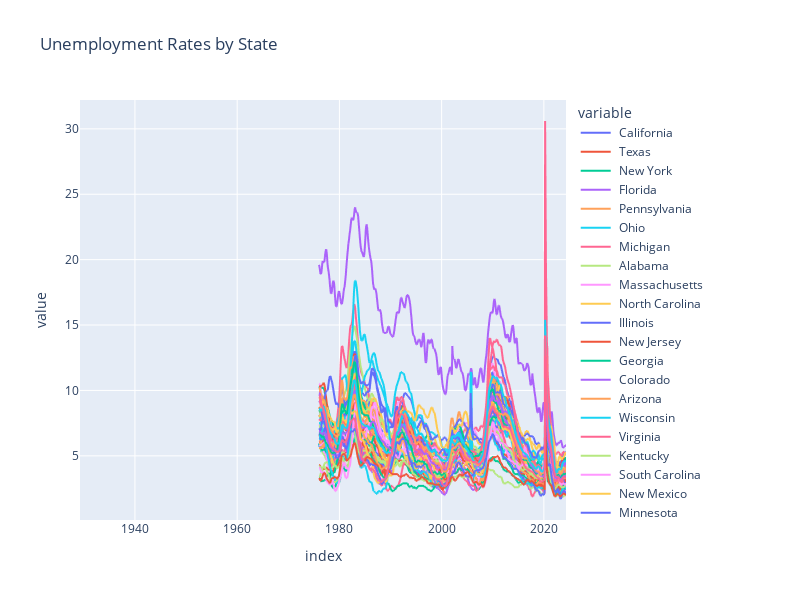

Notebook code for this chart:
### Code cell
# Create the line plot with custom size
fig = px.line(unemp_states, 
              title='Unemployment Rates by State',  # Adding a title for clarity
              width=800,  # Set the width of the figure
              height=600)  # Set the height of the figure


# Show the plot
fig.show()

### Figure 1 — Plotly figure (JSON) as saved in the notebook; plotly's stock layout.template omitted (floating-point values rounded to 4 significant figures; data arrays with more than 128 entries replaced by an {"elided": "..."} marker saying what was removed)
{"data": [{"hovertemplate": "variable= California<br>index=%{x}<br>value=%{y}<extra></extra>", "legendgroup": " California", "line": {"color": "#636efa", "dash": "solid"}, "marker": {"symbol": "circle"}, "mode": "lines", "name": " California", "showlegend": true, "type": "scattergl", "x": {"elided": "1130 str values"}, "xaxis": "x", "y": {"elided": "1130 float values"}, "yaxis": "y"}, {"hovertemplate": "variable= Texas<br>index=%{x}<br>value=%{y}<extra></extra>", "legendgroup": " Texas", "line": {"color": "#EF553B", "dash": "solid"}, "marker": {"symbol": "circle"}, "mode": "lines", "name": " Texas", "showlegend": true, "type": "scattergl", "x": {"elided": "1130 str values"}, "xaxis": "x", "y": {"elided": "1130 float values"}, "yaxis": "y"}, {"hovertemplate": "variable= New York<br>index=%{x}<br>value=%{y}<extra></extra>", "legendgroup": " New York", "line": {"color": "#00cc96", "dash": "solid"}, "marker": {"symbol": "circle"}, "mode": "lines", "name": " New York", "showlegend": true, "type": "scattergl", "x": {"elided": "1130 str values"}, "xaxis": "x", "y": {"elided": "1130 float values"}, "yaxis": "y"}, {"hovertemplate": "variable= Florida<br>index=%{x}<br>value=%{y}<extra></extra>", "legendgroup": " Florida", "line": {"color": "#ab63fa", "dash": "solid"}, "marker": {"symbol": "circle"}, "mode": "lines", "name": " Florida", "showlegend": true, "type": "scattergl", "x": {"elided": "1130 str values"}, "xaxis": "x", "y": {"elided": "1130 float values"}, "yaxis": "y"}, {"hovertemplate": "variable= Pennsylvania<br>index=%{x}<br>value=%{y}<extra></extra>", "legendgroup": " Pennsylvania", "line": {"color": "#FFA15A", "dash": "solid"}, "marker": {"symbol": "circle"}, "mode": "lines", "name": " Pennsylvania", "showlegend": true, "type": "scattergl", "x": {"elided": "1130 str values"}, "xaxis": "x", "y": {"elided": "1130 float values"}, "yaxis": "y"}, {"hovertemplate": "variable= Ohio<br>index=%{x}<br>value=%{y}<extra></extra>", "legendgroup": " Ohio", "line": {"color": "#19d3f3", "dash": "solid"}, "marker": {"symbol": "circle"}, "mode": "lines", "name": " Ohio", "showlegend": true, "type": "scattergl", "x": {"elided": "1130 str values"}, "xaxis": "x", "y": {"elided": "1130 float values"}, "yaxis": "y"}, {"hovertemplate": "variable= Michigan<br>index=%{x}<br>value=%{y}<extra></extra>", "legendgroup": " Michigan", "line": {"color": "#FF6692", "dash": "solid"}, "marker": {"symbol": "circle"}, "mode": "lines", "name": " Michigan", "showlegend": true, "type": "scattergl", "x": {"elided": "1130 str values"}, "xaxis": "x", "y": {"elided": "1130 float values"}, "yaxis": "y"}, {"hovertemplate": "variable= Alabama<br>index=%{x}<br>value=%{y}<extra></extra>", "legendgroup": " Alabama", "line": {"color": "#B6E880", "dash": "solid"}, "marker": {"symbol": "circle"}, "mode": "lines", "name": " Alabama", "showlegend": true, "type": "scattergl", "x": {"elided": "1130 str values"}, "xaxis": "x", "y": {"elided": "1130 float values"}, "yaxis": "y"}, {"hovertemplate": "variable= Massachusetts<br>index=%{x}<br>value=%{y}<extra></extra>", "legendgroup": " Massachusetts", "line": {"color": "#FF97FF", "dash": "solid"}, "marker": {"symbol": "circle"}, "mode": "lines", "name": " Massachusetts", "showlegend": true, "type": "scattergl", "x": {"elided": "1130 str values"}, "xaxis": "x", "y": {"elided": "1130 float values"}, "yaxis": "y"}, {"hovertemplate": "variable= North Carolina<br>index=%{x}<br>value=%{y}<extra></extra>", "legendgroup": " North Carolina", "line": {"color": "#FECB52", "dash": "solid"}, "marker": {"symbol": "circle"}, "mode": "lines", "name": " North Carolina", "showlegend": true, "type": "scattergl", "x": {"elided": "1130 str values"}, "xaxis": "x", "y": {"elided": "1130 float values"}, "yaxis": "y"}, {"hovertemplate": "variable= Illinois<br>index=%{x}<br>value=%{y}<extra></extra>", "legendgroup": " Illinois", "line": {"color": "#636efa", "dash": "solid"}, "marker": {"symbol": "circle"}, "mode": "lines", "name": " Illinois", "showlegend": true, "type": "scattergl", "x": {"elided": "1130 str values"}, "xaxis": "x", "y": {"elided": "1130 float values"}, "yaxis": "y"}, {"hovertemplate": "variable= New Jersey<br>index=%{x}<br>value=%{y}<extra></extra>", "legendgroup": " New Jersey", "line": {"color": "#EF553B", "dash": "solid"}, "marker": {"symbol": "circle"}, "mode": "lines", "name": " New Jersey", "showlegend": true, "type": "scattergl", "x": {"elided": "1130 str values"}, "xaxis": "x", "y": {"elided": "1130 float values"}, "yaxis": "y"}, {"hovertemplate": "variable= Georgia<br>index=%{x}<br>value=%{y}<extra></extra>", "legendgroup": " Georgia", "line": {"color": "#00cc96", "dash": "solid"}, "marker": {"symbol": "circle"}, "mode": "lines", "name": " Georgia", "showlegend": true, "type": "scattergl", "x": {"elided": "1130 str values"}, "xaxis": "x", "y": {"elided": "1130 float values"}, "yaxis": "y"}, {"hovertemplate": "variable= Colorado<br>index=%{x}<br>value=%{y}<extra></extra>", "legendgroup": " Colorado", "line": {"color": "#ab63fa", "dash": "solid"}, "marker": {"symbol": "circle"}, "mode": "lines", "name": " Colorado", "showlegend": true, "type": "scattergl", "x": {"elided": "1130 str values"}, "xaxis": "x", "y": {"elided": "1130 float values"}, "yaxis": "y"}, {"hovertemplate": "variable= Arizona<br>index=%{x}<br>value=%{y}<extra></extra>", "legendgroup": " Arizona", "line": {"color": "#FFA15A", "dash": "solid"}, "marker": {"symbol": "circle"}, "mode": "lines", "name": " Arizona", "showlegend": true, "type": "scattergl", "x": {"elided": "1130 str values"}, "xaxis": "x", "y": {"elided": "1130 float values"}, "yaxis": "y"}, {"hovertemplate": "variable= Wisconsin<br>index=%{x}<br>value=%{y}<extra></extra>", "legendgroup": " Wisconsin", "line": {"color": "#19d3f3", "dash": "solid"}, "marker": {"symbol": "circle"}, "mode": "lines", "name": " Wisconsin", "showlegend": true, "type": "scattergl", "x": {"elided": "1130 str values"}, "xaxis": "x", "y": {"elided": "1130 float values"}, "yaxis": "y"}, {"hovertemplate": "variable= Virginia<br>index=%{x}<br>value=%{y}<extra></extra>", "legendgroup": " Virginia", "line": {"color": "#FF6692", "dash": "solid"}, "marker": {"symbol": "circle"}, "mode": "lines", "name": " Virginia", "showlegend": true, "type": "scattergl", "x": {"elided": "1130 str values"}, "xaxis": "x", "y": {"elided": "1130 float values"}, "yaxis": "y"}, {"hovertemplate": "variable= Kentucky<br>index=%{x}<br>value=%{y}<extra></extra>", "legendgroup": " Kentucky", "line": {"color": "#B6E880", "dash": "solid"}, "marker": {"symbol": "circle"}, "mode": "lines", "name": " Kentucky", "showlegend": true, "type": "scattergl", "x": {"elided": "1130 str values"}, "xaxis": "x", "y": {"elided": "1130 float values"}, "yaxis": "y"}, {"hovertemplate": "variable= South Carolina<br>index=%{x}<br>value=%{y}<extra></extra>", "legendgroup": " South Carolina", "line": {"color": "#FF97FF", "dash": "solid"}, "marker": {"symbol": "circle"}, "mode": "lines", "name": " South Carolina", "showlegend": true, "type": "scattergl", "x": {"elided": "1130 str values"}, "xaxis": "x", "y": {"elided": "1130 float values"}, "yaxis": "y"}, {"hovertemplate": "variable= New Mexico<br>index=%{x}<br>value=%{y}<extra></extra>", "legendgroup": " New Mexico", "line": {"color": "#FECB52", "dash": "solid"}, "marker": {"symbol": "circle"}, "mode": "lines", "name": " New Mexico", "showlegend": true, "type": "scattergl", "x": {"elided": "1130 str values"}, "xaxis": "x", "y": {"elided": "1130 float values"}, "yaxis": "y"}, {"hovertemplate": "variable= Minnesota<br>index=%{x}<br>value=%{y}<extra></extra>", "legendgroup": " Minnesota", "line": {"color": "#636efa", "dash": "solid"}, "marker": {"symbol": "circle"}, "mode": "lines", "name": " Minnesota", "showlegend": true, "type": "scattergl", "x": {"elided": "1130 str values"}, "xaxis": "x", "y": {"elided": "1130 float values"}, "yaxis": "y"}, {"hovertemplate": "variable= Tennessee<br>index=%{x}<br>value=%{y}<extra></extra>", "legendgroup": " Tennessee", "line": {"color": "#EF553B", "dash": "solid"}, "marker": {"symbol": "circle"}, "mode": "lines", "name": " Tennessee", "showlegend": true, "type": "scattergl", "x": {"elided": "1130 str values"}, "xaxis": "x", "y": {"elided": "1130 float values"}, "yaxis": "y"}, {"hovertemplate": "variable= Washington<br>index=%{x}<br>value=%{y}<extra></extra>", "legendgroup": " Washington", "line": {"color": "#00cc96", "dash": "solid"}, "marker": {"symbol": "circle"}, "mode": "lines", "name": " Washington", "showlegend": true, "type": "scattergl", "x": {"elided": "1130 str values"}, "xaxis": "x", "y": {"elided": "1130 float values"}, "yaxis": "y"}, {"hovertemplate": "variable= Maryland<br>index=%{x}<br>value=%{y}<extra></extra>", "legendgroup": " Maryland", "line": {"color": "#ab63fa", "dash": "solid"}, "marker": {"symbol": "circle"}, "mode": "lines", "name": " Maryland", "showlegend": true, "type": "scattergl", "x": {"elided": "1130 str values"}, "xaxis": "x", "y": {"elided": "1130 float values"}, "yaxis": "y"}, {"hovertemplate": "variable= Oregon<br>index=%{x}<br>value=%{y}<extra></extra>", "legendgroup": " Oregon", "line": {"color": "#FFA15A", "dash": "solid"}, "marker": {"symbol": "circle"}, "mode": "lines", "name": " Oregon", "showlegend": true, "type": "scattergl", "x": {"elided": "1130 str values"}, "xaxis": "x", "y": {"elided": "1130 float values"}, "yaxis": "y"}, {"hovertemplate": "variable= West Virginia<br>index=%{x}<br>value=%{y}<extra></extra>", "legendgroup": " West Virginia", "line": {"color": "#19d3f3", "dash": "solid"}, "marker": {"symbol": "circle"}, "mode": "lines", "name": " West Virginia", "showlegend": true, "type": "scattergl", "x": {"elided": "1130 str values"}, "xaxis": "x", "y": {"elided": "1130 float values"}, "yaxis": "y"}, {"hovertemplate": "variable= Nevada<br>index=%{x}<br>value=%{y}<extra></extra>", "legendgroup": " Nevada", "line": {"color": "#FF6692", "dash": "solid"}, "marker": {"symbol": "circle"}, "mode": "lines", "name": " Nevada", "showlegend": true, "type": "scattergl", "x": {"elided": "1130 str values"}, "xaxis": "x", "y": {"elided": "1130 float values"}, "yaxis": "y"}, {"hovertemplate": "variable= Arkansas<br>index=%{x}<br>value=%{y}<extra></extra>", "legendgroup": " Arkansas", "line": {"color": "#B6E880", "dash": "solid"}, "marker": {"symbol": "circle"}, "mode": "lines", "name": " Arkansas", "showlegend": true, "type": "scattergl", "x": {"elided": "1130 str values"}, "xaxis": "x", "y": {"elided": "1130 float values"}, "yaxis": "y"}, {"hovertemplate": "variable= Oklahoma<br>index=%{x}<br>value=%{y}<extra></extra>", "legendgroup": " Oklahoma", "line": {"color": "#FF97FF", "dash": "solid"}, "marker": {"symbol": "circle"}, "mode": "lines", "name": " Oklahoma", "showlegend": true, "type": "scattergl", "x": {"elided": "1130 str values"}, "xaxis": "x", "y": {"elided": "1130 float values"}, "yaxis": "y"}, {"hovertemplate": "variable= Missouri<br>index=%{x}<br>value=%{y}<extra></extra>", "legendgroup": " Missouri", "line": {"color": "#FECB52", "dash": "solid"}, "marker": {"symbol": "circle"}, "mode": "lines", "name": " Missouri", "showlegend": true, "type": "scattergl", "x": {"elided": "1130 str values"}, "xaxis": "x", "y": {"elided": "1130 float values"}, "yaxis": "y"}, {"hovertemplate": "variable= Alaska<br>index=%{x}<br>value=%{y}<extra></extra>", "legendgroup": " Alaska", "line": {"color": "#636efa", "dash": "solid"}, "marker": {"symbol": "circle"}, "mode": "lines", "name": " Alaska", "showlegend": true, "type": "scattergl", "x": {"elided": "1130 str values"}, "xaxis": "x", "y": {"elided": "1130 float values"}, "yaxis": "y"}, {"hovertemplate": "variable= Iowa<br>index=%{x}<br>value=%{y}<extra></extra>", "legendgroup": " Iowa", "line": {"color": "#EF553B", "dash": "solid"}, "marker": {"symbol": "circle"}, "mode": "lines", "name": " Iowa", "showlegend": true, "type": "scattergl", "x": {"elided": "1130 str values"}, "xaxis": "x", "y": {"elided": "1130 float values"}, "yaxis": "y"}, {"hovertemplate": "variable= Utah<br>index=%{x}<br>value=%{y}<extra></extra>", "legendgroup": " Utah", "line": {"color": "#00cc96", "dash": "solid"}, "marker": {"symbol": "circle"}, "mode": "lines", "name": " Utah", "showlegend": true, "type": "scattergl", "x": {"elided": "1130 str values"}, "xaxis": "x", "y": {"elided": "1130 float values"}, "yaxis": "y"}, {"hovertemplate": "variable= Puerto Rico<br>index=%{x}<br>value=%{y}<extra></extra>", "legendgroup": " Puerto Rico", "line": {"color": "#ab63fa", "dash": "solid"}, "marker": {"symbol": "circle"}, "mode": "lines", "name": " Puerto Rico", "showlegend": true, "type": "scattergl", "x": {"elided": "1130 str values"}, "xaxis": "x", "y": {"elided": "1130 float values"}, "yaxis": "y"}, {"hovertemplate": "variable= Indiana<br>index=%{x}<br>value=%{y}<extra></extra>", "legendgroup": " Indiana", "line": {"color": "#FFA15A", "dash": "solid"}, "marker": {"symbol": "circle"}, "mode": "lines", "name": " Indiana", "showlegend": true, "type": "scattergl", "x": {"elided": "1130 str values"}, "xaxis": "x", "y": {"elided": "1130 float values"}, "yaxis": "y"}, {"hovertemplate": "variable= Louisiana<br>index=%{x}<br>value=%{y}<extra></extra>", "legendgroup": " Louisiana", "line": {"color": "#19d3f3", "dash": "solid"}, "marker": {"symbol": "circle"}, "mode": "lines", "name": " Louisiana", "showlegend": true, "type": "scattergl", "x": {"elided": "1130 str values"}, "xaxis": "x", "y": {"elided": "1130 float values"}, "yaxis": "y"}, {"hovertemplate": "variable= Hawaii<br>index=%{x}<br>value=%{y}<extra></extra>", "legendgroup": " Hawaii", "line": {"color": "#FF6692", "dash": "solid"}, "marker": {"symbol": "circle"}, "mode": "lines", "name": " Hawaii", "showlegend": true, "type": "scattergl", "x": {"elided": "1130 str values"}, "xaxis": "x", "y": {"elided": "1130 float values"}, "yaxis": "y"}, {"hovertemplate": "variable= North Dakota<br>index=%{x}<br>value=%{y}<extra></extra>", "legendgroup": " North Dakota", "line": {"color": "#B6E880", "dash": "solid"}, "marker": {"symbol": "circle"}, "mode": "lines", "name": " North Dakota", "showlegend": true, "type": "scattergl", "x": {"elided": "1130 str values"}, "xaxis": "x", "y": {"elided": "1130 float values"}, "yaxis": "y"}, {"hovertemplate": "variable= Montana<br>index=%{x}<br>value=%{y}<extra></extra>", "legendgroup": " Montana", "line": {"color": "#FF97FF", "dash": "solid"}, "marker": {"symbol": "circle"}, "mode": "lines", "name": " Montana", "showlegend": true, "type": "scattergl", "x": {"elided": "1130 str values"}, "xaxis": "x", "y": {"elided": "1130 float values"}, "yaxis": "y"}, {"hovertemplate": "variable= the District of Columbia<br>index=%{x}<br>value=%{y}<extra></extra>", "legendgroup": " the District of Columbia", "line": {"color": "#FECB52", "dash": "solid"}, "marker": {"symbol": "circle"}, "mode": "lines", "name": " the District of Columbia", "showlegend": true, "type": "scattergl", "x": {"elided": "1130 str values"}, "xaxis": "x", "y": {"elided": "1130 float values"}, "yaxis": "y"}, {"hovertemplate": "variable= Mississippi<br>index=%{x}<br>value=%{y}<extra></extra>", "legendgroup": " Mississippi", "line": {"color": "#636efa", "dash": "solid"}, "marker": {"symbol": "circle"}, "mode": "lines", "name": " Mississippi", "showlegend": true, "type": "scattergl", "x": {"elided": "1130 str values"}, "xaxis": "x", "y": {"elided": "1130 float values"}, "yaxis": "y"}, {"hovertemplate": "variable= Maine<br>index=%{x}<br>value=%{y}<extra></extra>", "legendgroup": " Maine", "line": {"color": "#EF553B", "dash": "solid"}, "marker": {"symbol": "circle"}, "mode": "lines", "name": " Maine", "showlegend": true, "type": "scattergl", "x": {"elided": "1130 str values"}, "xaxis": "x", "y": {"elided": "1130 float values"}, "yaxis": "y"}, {"hovertemplate": "variable= Nebraska<br>index=%{x}<br>value=%{y}<extra></extra>", "legendgroup": " Nebraska", "line": {"color": "#00cc96", "dash": "solid"}, "marker": {"symbol": "circle"}, "mode": "lines", "name": " Nebraska", "showlegend": true, "type": "scattergl", "x": {"elided": "1130 str values"}, "xaxis": "x", "y": {"elided": "1130 float values"}, "yaxis": "y"}, {"hovertemplate": "variable= Connecticut<br>index=%{x}<br>value=%{y}<extra></extra>", "legendgroup": " Connecticut", "line": {"color": "#ab63fa", "dash": "solid"}, "marker": {"symbol": "circle"}, "mode": "lines", "name": " Connecticut", "showlegend": true, "type": "scattergl", "x": {"elided": "1130 str values"}, "xaxis": "x", "y": {"elided": "1130 float values"}, "yaxis": "y"}, {"hovertemplate": "variable= Idaho<br>index=%{x}<br>value=%{y}<extra></extra>", "legendgroup": " Idaho", "line": {"color": "#FFA15A", "dash": "solid"}, "marker": {"symbol": "circle"}, "mode": "lines", "name": " Idaho", "showlegend": true, "type": "scattergl", "x": {"elided": "1130 str values"}, "xaxis": "x", "y": {"elided": "1130 float values"}, "yaxis": "y"}, {"hovertemplate": "variable= New Hampshire<br>index=%{x}<br>value=%{y}<extra></extra>", "legendgroup": " New Hampshire", "line": {"color": "#19d3f3", "dash": "solid"}, "marker": {"symbol": "circle"}, "mode": "lines", "name": " New Hampshire", "showlegend": true, "type": "scattergl", "x": {"elided": "1130 str values"}, "xaxis": "x", "y": {"elided": "1130 float values"}, "yaxis": "y"}, {"hovertemplate": "variable= Rhode Island<br>index=%{x}<br>value=%{y}<extra></extra>", "legendgroup": " Rhode Island", "line": {"color": "#FF6692", "dash": "solid"}, "marker": {"symbol": "circle"}, "mode": "lines", "name": " Rhode Island", "showlegend": true, "type": "scattergl", "x": {"elided": "1130 str values"}, "xaxis": "x", "y": {"elided": "1130 float values"}, "yaxis": "y"}, {"hovertemplate": "variable= Kansas<br>index=%{x}<br>value=%{y}<extra></extra>", "legendgroup": " Kansas", "line": {"color": "#B6E880", "dash": "solid"}, "marker": {"symbol": "circle"}, "mode": "lines", "name": " Kansas", "showlegend": true, "type": "scattergl", "x": {"elided": "1130 str values"}, "xaxis": "x", "y": {"elided": "1130 float values"}, "yaxis": "y"}, {"hovertemplate": "variable= Wyoming<br>index=%{x}<br>value=%{y}<extra></extra>", "legendgroup": " Wyoming", "line": {"color": "#FF97FF", "dash": "solid"}, "marker": {"symbol": "circle"}, "mode": "lines", "name": " Wyoming", "showlegend": true, "type": "scattergl", "x": {"elided": "1130 str values"}, "xaxis": "x", "y": {"elided": "1130 float values"}, "yaxis": "y"}, {"hovertemplate": "variable= Delaware<br>index=%{x}<br>value=%{y}<extra></extra>", "legendgroup": " Delaware", "line": {"color": "#FECB52", "dash": "solid"}, "marker": {"symbol": "circle"}, "mode": "lines", "name": " Delaware", "showlegend": true, "type": "scattergl", "x": {"elided": "1130 str values"}, "xaxis": "x", "y": {"elided": "1130 float values"}, "yaxis": "y"}, {"hovertemplate": "variable= Vermont<br>index=%{x}<br>value=%{y}<extra></extra>", "legendgroup": " Vermont", "line": {"color": "#636efa", "dash": "solid"}, "marker": {"symbol": "circle"}, "mode": "lines", "name": " Vermont", "showlegend": true, "type": "scattergl", "x": {"elided": "1130 str values"}, "xaxis": "x", "y": {"elided": "1130 float values"}, "yaxis": "y"}, {"hovertemplate": "variable= South Dakota<br>index=%{x}<br>value=%{y}<extra></extra>", "legendgroup": " South Dakota", "line": {"color": "#EF553B", "dash": "solid"}, "marker": {"symbol": "circle"}, "mode": "lines", "name": " South Dakota", "showlegend": true, "type": "scattergl", "x": {"elided": "1130 str values"}, "xaxis": "x", "y": {"elided": "1130 float values"}, "yaxis": "y"}, {"hovertemplate": "variable= Midwest Census Region<br>index=%{x}<br>value=%{y}<extra></extra>", "legendgroup": " Midwest Census Region", "line": {"color": "#00cc96", "dash": "solid"}, "marker": {"symbol": "circle"}, "mode": "lines", "name": " Midwest Census Region", "showlegend": true, "type": "scattergl", "x": {"elided": "1130 str values"}, "xaxis": "x", "y": {"elided": "1130 float values"}, "yaxis": "y"}, {"hovertemplate": "variable= South Census Region<br>index=%{x}<br>value=%{y}<extra></extra>", "legendgroup": " South Census Region", "line": {"color": "#ab63fa", "dash": "solid"}, "marker": {"symbol": "circle"}, "mode": "lines", "name": " South Census Region", "showlegend": true, "type": "scattergl", "x": {"elided": "1130 str values"}, "xaxis": "x", "y": {"elided": "1130 float values"}, "yaxis": "y"}, {"hovertemplate": "variable= Northeast Census Region<br>index=%{x}<br>value=%{y}<extra></extra>", "legendgroup": " Northeast Census Region", "line": {"color": "#FFA15A", "dash": "solid"}, "marker": {"symbol": "circle"}, "mode": "lines", "name": " Northeast Census Region", "showlegend": true, "type": "scattergl", "x": {"elided": "1130 str values"}, "xaxis": "x", "y": {"elided": "1130 float values"}, "yaxis": "y"}, {"hovertemplate": "variable= West Census Region<br>index=%{x}<br>value=%{y}<extra></extra>", "legendgroup": " West Census Region", "line": {"color": "#19d3f3", "dash": "solid"}, "marker": {"symbol": "circle"}, "mode": "lines", "name": " West Census Region", "showlegend": true, "type": "scattergl", "x": {"elided": "1130 str values"}, "xaxis": "x", "y": {"elided": "1130 float values"}, "yaxis": "y"}, {"hovertemplate": "variable= New England Census Division<br>index=%{x}<br>value=%{y}<extra></extra>", "legendgroup": " New England Census Division", "line": {"color": "#FF6692", "dash": "solid"}, "marker": {"symbol": "circle"}, "mode": "lines", "name": " New England Census Division", "showlegend": true, "type": "scattergl", "x": {"elided": "1130 str values"}, "xaxis": "x", "y": {"elided": "1130 float values"}, "yaxis": "y"}], "layout": {"height": 600, "legend": {"title": {"text": "variable"}, "tracegroupgap": 0}, "title": {"text": "Unemployment Rates by State"}, "width": 800, "xaxis": {"anchor": "y", "domain": [0, 1], "title": {"text": "index"}}, "yaxis": {"anchor": "x", "domain": [0, 1], "title": {"text": "value"}}}}
